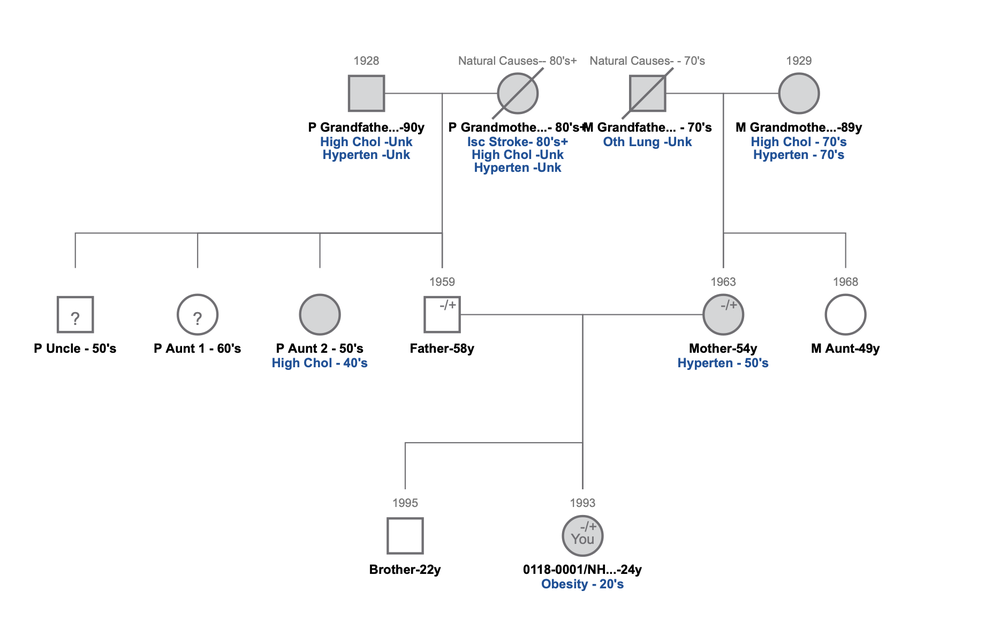
#> input picture 2 - Integrating Family History Into The Electronic Health Records (EHR)/1.png, 1000 x 621 px, shrunk from 1868 x 1160 before the run
$ python -i HoughLines.py   (imports and definitions only)
#> lines starting #> are read from the running program, lines starting #| are printed output that depends on the picture; after the words box and inside, x2 and y2 are one past the last pixel; in counts of white or black regions, pixels touching at a corner belong together
'''
/**************************************************************************
 *  File Name: HoughLines.py                                              *
 *  Purpose: Uses Probabilistic Hough Line Transform to get straight      *
 *  lines from image                                                      *
 *  REF URL: https://docs.opencv.org/3.4/d9/db0/tutorial_hough_lines.html *
 *  Author: Marcus Francis Cozza - 20595722@student.curtin.edu.au         *
 *  Date: 30/01/2023                                                      *
 *  Version: 1.1                                                          *
 *  Change Log:                                                           *
 *      > 1.1 - Initialise Program 30/01/2023                             *
 **************************************************************************/
 '''

# Imports
import cv2 as cv
import math
import numpy as np


def getPointsFromHoughLines(filename):
    # Loads an image with grey scale
#> called with filename = '1.png'
    src = cv.imread(cv.samples.findFile(filename), cv.IMREAD_GRAYSCALE)

    # Check if image is loaded fine
    if src is None:
        print('Error opening image!')

        return -1

    dst = cv.Canny(src, 50, 200, None, 3)
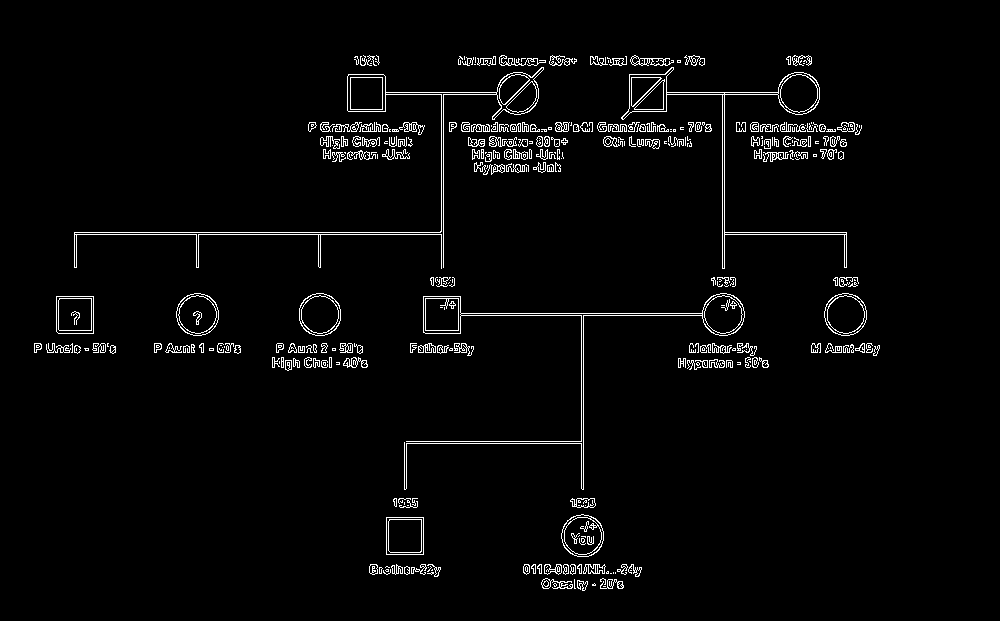
#> dst: shape (621, 1000); 2.8% white in thin lines or dots, all inside (x1, y1, x2, y2) = (34, 55, 880, 591)

    # Copy edges to the images that will display the results in BGR
    cdst = cv.cvtColor(dst, cv.COLOR_GRAY2BGR)
    cdstP = np.copy(cdst)

    lines = cv.HoughLines(dst, 1, np.pi / 180, 150, None, 0, 0)
#> lines = 31 rows, first 8: [232, 1.57], [234, 1.57], [131, 1.57], [313, 1.57], [315, 1.57], [352, 1.57], [92, 1.57], [94, 1.57]

    if lines is not None:
        for i in range(0, len(lines)):
            rho = lines[i][0][0]
            theta = lines[i][0][1]
            a = math.cos(theta)
            b = math.sin(theta)
            x0 = a * rho
            y0 = b * rho
            pt1 = (int(x0 + 1000 * (-b)), int(y0 + 1000 * (a)))
            pt2 = (int(x0 - 1000 * (-b)), int(y0 - 1000 * (a)))
            cv.line(cdst, pt1, pt2, (0, 0, 255), 3, cv.LINE_AA)
#> this loop made 31 passes
#> (rho, theta, a, b, x0, y0, pt1, pt2) on passes 1 to 6: (232, 1.57, -4.37e-08, 1, -1.01e-05, 232, (-1000, 231), (999, 232)), (234, 1.57, -4.37e-08, 1, -1.02e-05, 234, (-1000, 233), (999, 234)), (131, 1.57, -4.37e-08, 1, -5.73e-06, 131, (-1000, 130), (999, 131)), (313, 1.57, -4.37e-08, 1, -1.37e-05, 313, (-1000, 312), (999, 313)), (315, 1.57, -4.37e-08, 1, -1.38e-05, 315, (-1000, 314), (999, 315)), (352, 1.57, -4.37e-08, 1, -1.54e-05, 352, (-1000, 351), (999, 352))
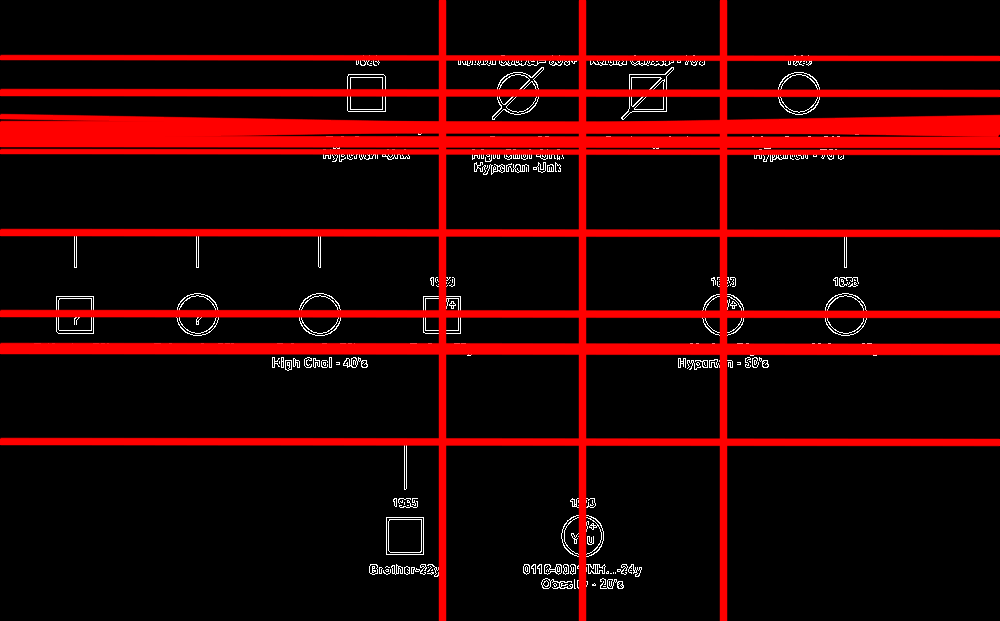
#> cdst: shape (621, 1000, 3); mean B, G, R 3, 3, 40.5

    # OUTPUT FORMAT: (x1, y1), (x2, y2)
    linesP = cv.HoughLinesP(dst, 1, np.pi / 180, 20, None, 15, 0)
#> linesP = 38 rows, first 6: [724, 234, 846, 234], [74, 232, 440, 232], [461, 313, 702, 313], [385, 92, 496, 92], [581, 441, 581, 315], [385, 94, 441, 94]

    return linesP, cdstP, src

>>> result = getPointsFromHoughLines('1.png')

$ run again, on 2 - Integrating Family History Into The Electronic Health Records (EHR)/2.png
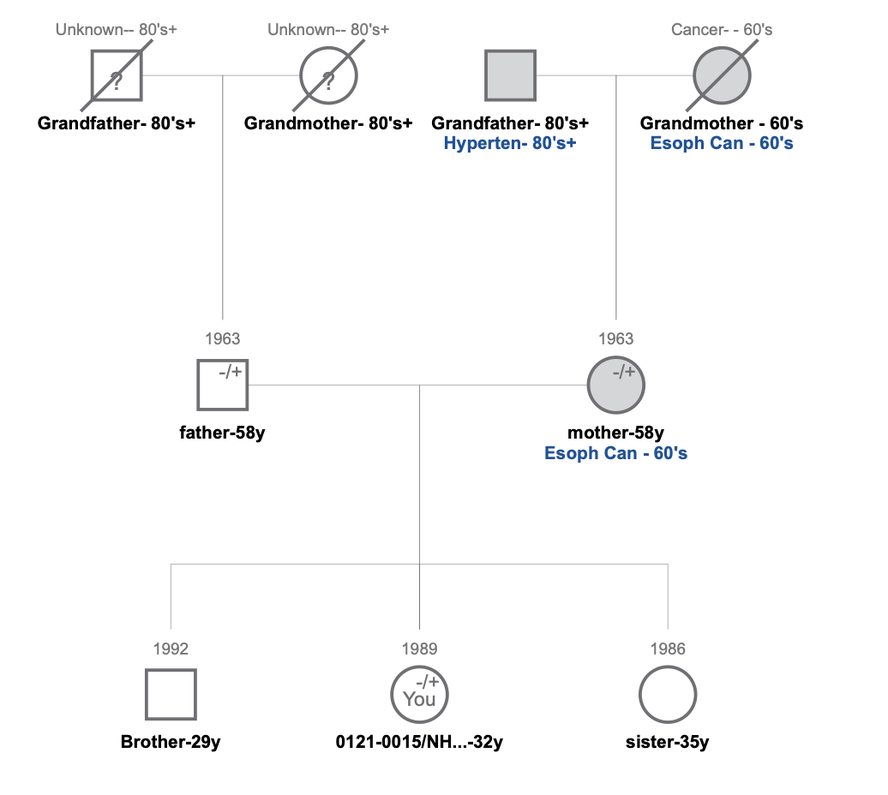
#> input picture 2 - Integrating Family History Into The Electronic Health Records (EHR)/2.png, 888 x 795 px, shrunk from 1036 x 928 before the run
#> in getPointsFromHoughLines, `dst = cv.Canny(src, 50, 200, None, 3)`:
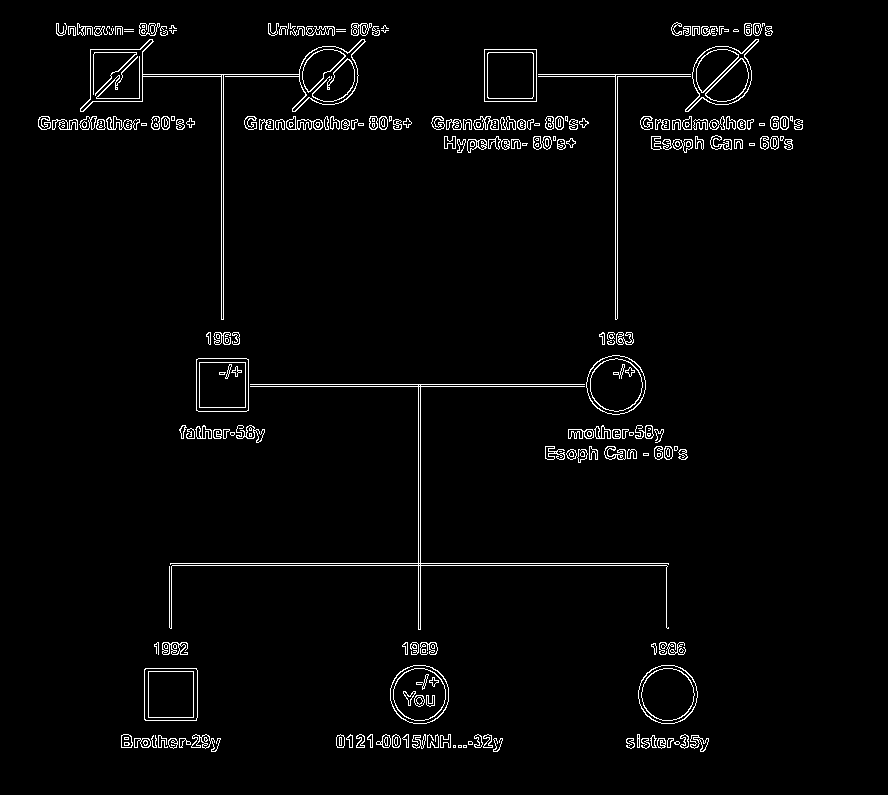
#> dst: shape (795, 888); 2.6% white in thin lines or dots, all inside (x1, y1, x2, y2) = (38, 22, 803, 752)
#> lines = 25 rows, first 8: [563, 1.57], [565, 1.57], [384, 1.57], [386, 1.57], [76, 1.57], [74, 1.57], [129, 1.57], [223, 0]
#> the loop in getPointsFromHoughLines, `for i in range(0, len(lines)):` made 25 passes
#> (rho, theta, a, b, x0, y0, pt1, pt2) on passes 1 to 6: (563, 1.57, -4.37e-08, 1, -2.46e-05, 563, (-1000, 562), (999, 563)), (565, 1.57, -4.37e-08, 1, -2.47e-05, 565, (-1000, 564), (999, 565)), (384, 1.57, -4.37e-08, 1, -1.68e-05, 384, (-1000, 383), (999, 384)), (386, 1.57, -4.37e-08, 1, -1.69e-05, 386, (-1000, 385), (999, 386)), (76, 1.57, -4.37e-08, 1, -3.32e-06, 76, (-1000, 75), (999, 76)), (74, 1.57, -4.37e-08, 1, -3.23e-06, 74, (-1000, 73), (999, 74))
#> after the loop in getPointsFromHoughLines, `for i in range(0, len(lines)):`:
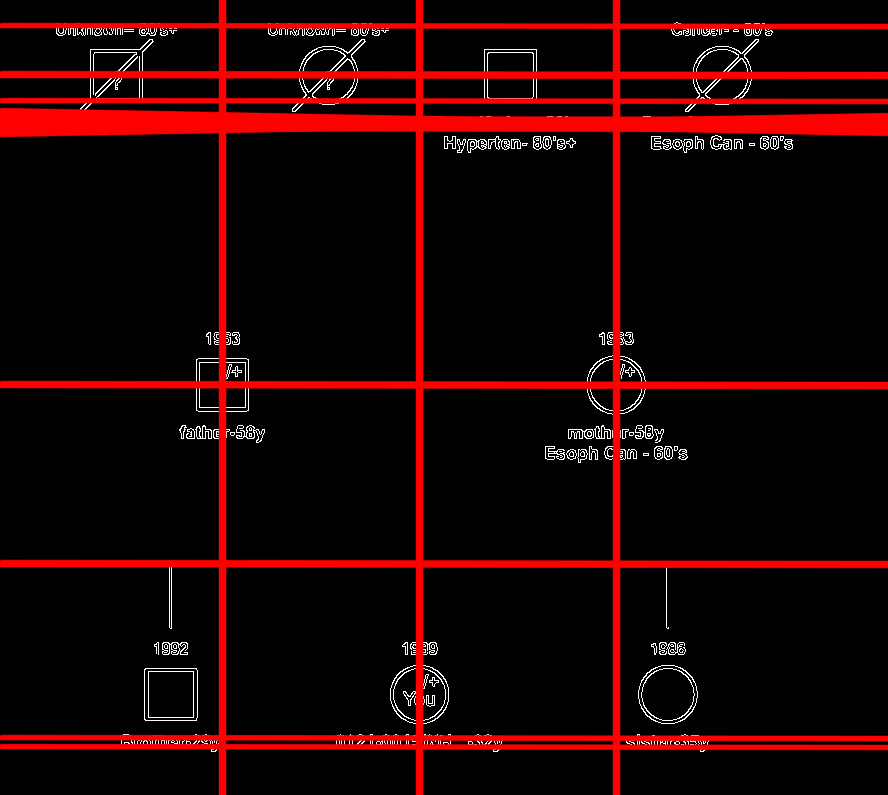
#> cdst: shape (795, 888, 3); mean B, G, R 3.3, 3.3, 29.4
#> linesP = 46 rows, first 6: [172, 565, 666, 565], [170, 563, 668, 563], [142, 74, 299, 74], [250, 384, 584, 384], [225, 76, 299, 76], [250, 386, 584, 386]

$ run again, on 2 - Integrating Family History Into The Electronic Health Records (EHR)/3.png
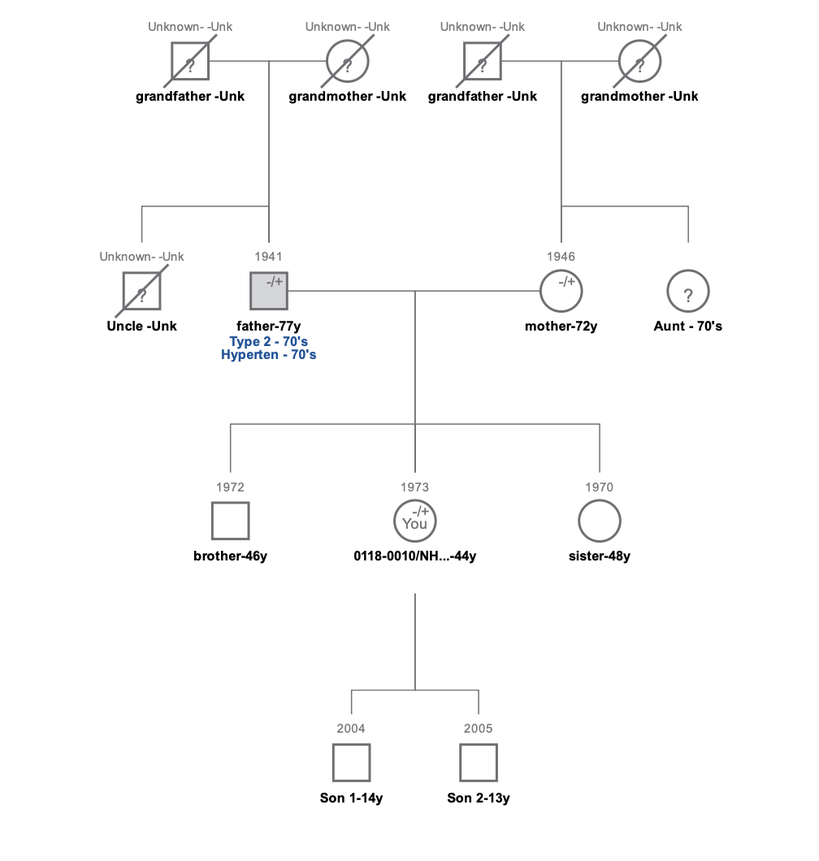
#> input picture 2 - Integrating Family History Into The Electronic Health Records (EHR)/3.png, 819 x 861 px, shrunk from 1008 x 1060 before the run
#> in getPointsFromHoughLines, `dst = cv.Canny(src, 50, 200, None, 3)`:
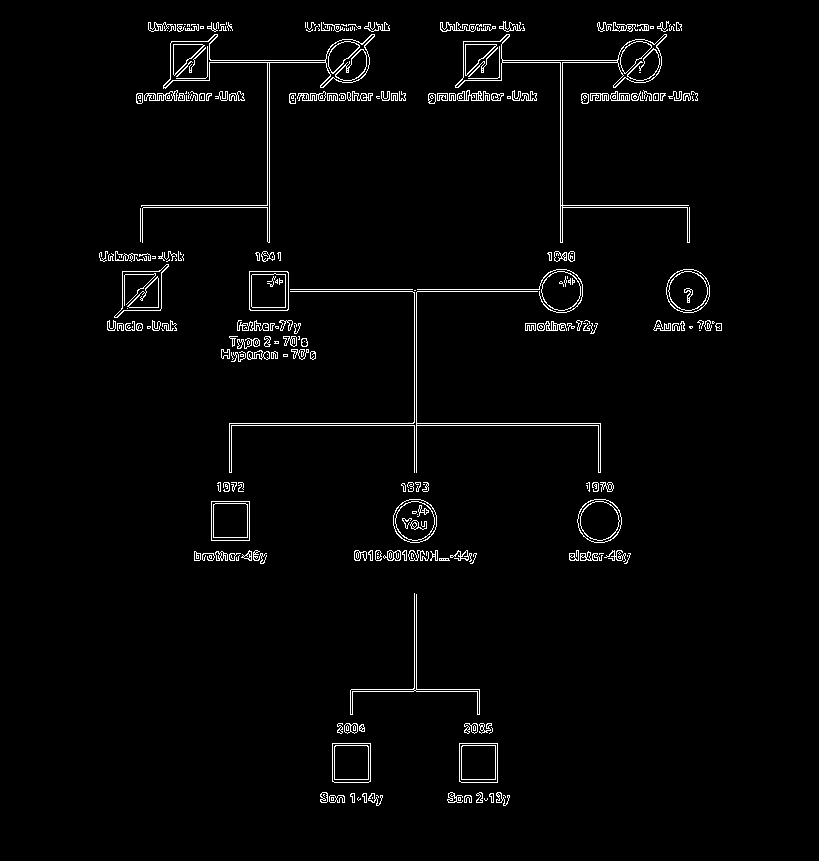
#> dst: shape (861, 819); 2.3% white in thin lines or dots, all inside (x1, y1, x2, y2) = (99, 21, 722, 806)
#> lines = 29 rows, first 8: [423, 1.57], [425, 1.57], [100, 1.57], [416, 0], [414, 0], [93, 1.57], [291, 1.57], [289, 1.57]
#> the loop in getPointsFromHoughLines, `for i in range(0, len(lines)):` made 29 passes
#> (rho, theta, a, b, x0, y0, pt1, pt2) on passes 1 to 6: (423, 1.57, -4.37e-08, 1, -1.85e-05, 423, (-1000, 422), (999, 423)), (425, 1.57, -4.37e-08, 1, -1.86e-05, 425, (-1000, 424), (999, 425)), (100, 1.57, -4.37e-08, 1, -4.37e-06, 100, (-1000, 99), (999, 100)), (416, 0, 1, 0, 416, 0, (416, 1000), (416, -1000)), (414, 0, 1, 0, 414, 0, (414, 1000), (414, -1000)), (93, 1.57, -4.37e-08, 1, -4.07e-06, 93, (-1000, 92), (999, 93))
#> after the loop in getPointsFromHoughLines, `for i in range(0, len(lines)):`:
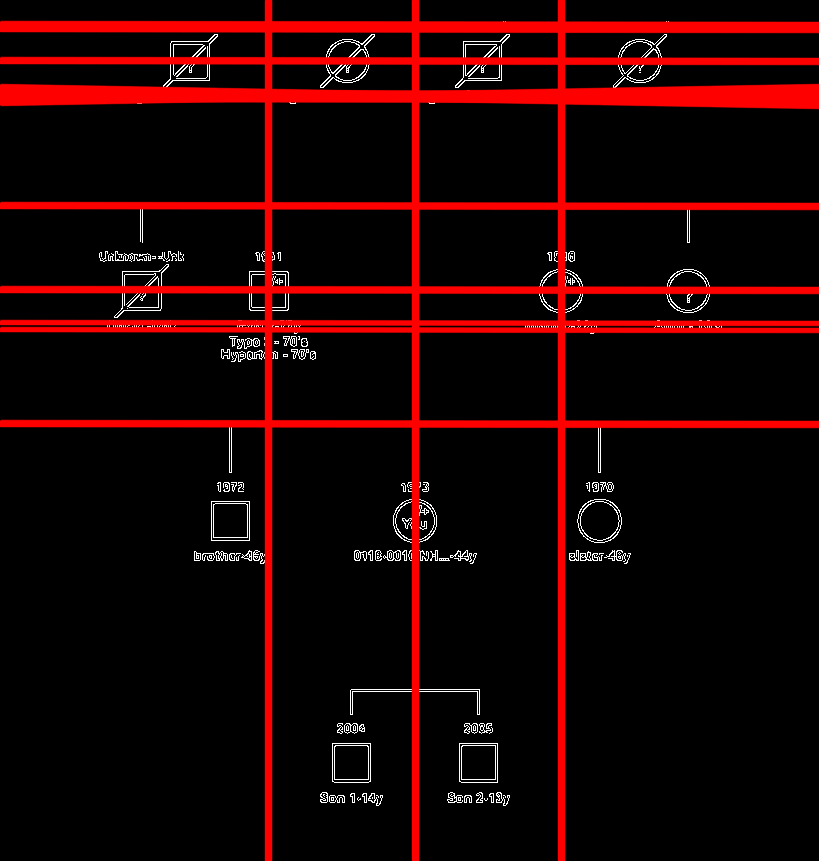
#> cdst: shape (861, 819, 3); mean B, G, R 3, 3, 29.8
#> linesP = 84 rows, first 6: [414, 422, 414, 292], [229, 423, 413, 423], [143, 207, 267, 207], [502, 62, 560, 62], [231, 425, 414, 425], [417, 291, 537, 291]
